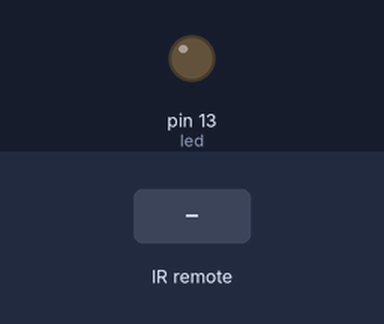
A sketch run on a simulated Arduino Uno, built with avr-gcc and run on an emulated ATmega328P. Parts: output pins drawn as LEDs (lit = HIGH). Inputs (shaded band) come from the test bench. What the sketch prints to the serial monitor is not drawn.

Above: at 1.2 s.
1.3 s: infrared code 0xFFA25D received
At 1.9 s:
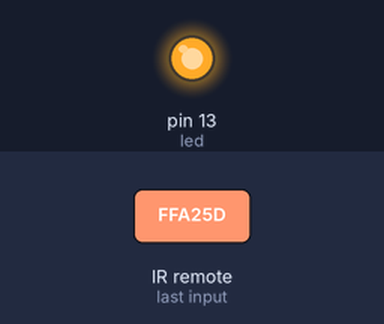
2.8 s: infrared code 0xFF629D received
At 4.2 s:
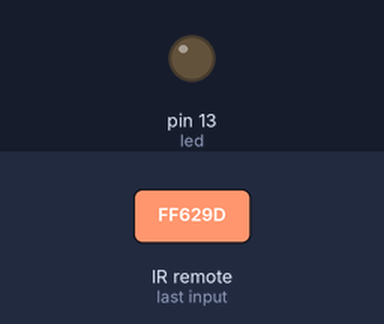
Timing chart, 0 to 5.8 s (numbered marks = the images above; inputs shaded):
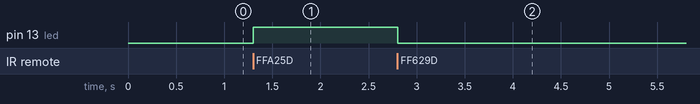

Measured:
- after the input at 1.3 s, pin 13 (led): LOW → HIGH at once
- after the input at 2.8 s, pin 13 (led): HIGH → LOW at once

The sketch:

Remote.ino
```cpp
#include <IRremote.h>
int RECV_PIN = 11;
int led = 13;
#define code1 16753245 // แก้ค่าปุ่มกดที่ 1
#define code2 16736925 // แก้ค่าปุ่มกดที่ 2
IRrecv irrecv(RECV_PIN);
decode_results results;
void setup()
{
Serial.begin(9600);
irrecv.enableIRIn(); // Start the receiver
pinMode(led, OUTPUT);
digitalWrite(led, LOW);
}
void loop() {
if (irrecv.decode(&results)) {
Serial.print(" ปุ่มกด:  ");
Serial.println(results.value);
if (results.value == code1) { // ถ้าค่าที่ส่งมาตรงกับ ค่าในตัวแปร code1 ให้ทำใน ปีกกา if
Serial.println(" LED ON ");
digitalWrite(led, HIGH);
}
if (results.value == code2) { // ถ้าค่าที่ส่งมาตรงกับ ค่าในตัวแปร code2 ให้ทำใน ปีกกา if
Serial.println(" LED OFF ");
digitalWrite(led, LOW);
}
irrecv.resume();
}
}
```
